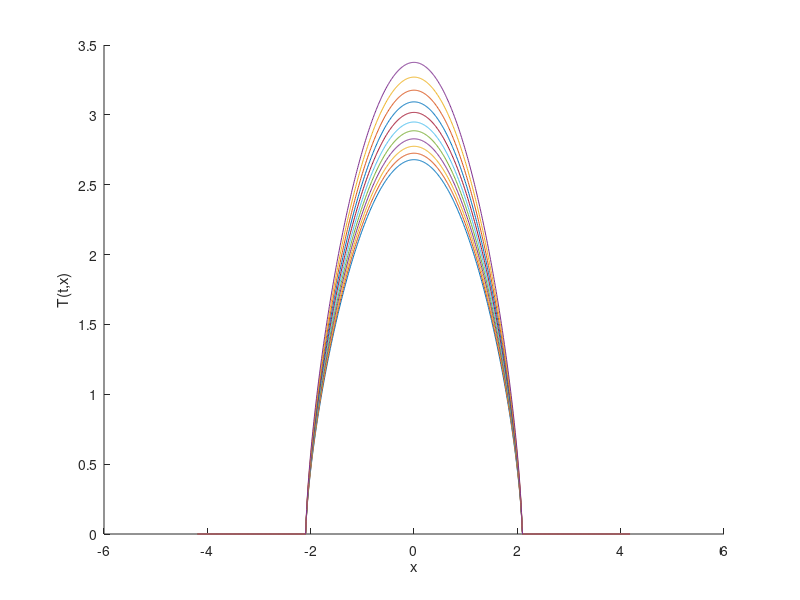

The MATLAB source for this figure:
tf=1;
sigma=3;
L=2*pi*sqrt(sigma+1)/sigma;
t=0.98:0.001:0.99;
x=-L:0.01:L;
hold on;
xlabel('x');
ylabel('T(t,x)');
for i=1:length(t)
    for j=1:length(x)
        T(j)=0;
        if abs(x(j))<0.5*L
            T(j)=(tf-t(i))^(-1/sigma)*...
                (((2*(sigma+1))/(sigma*sigma+2)))*...
                (cos((pi*x(j))/L))^2^(1/sigma);
        end
    end
    plot(x,T)
end
